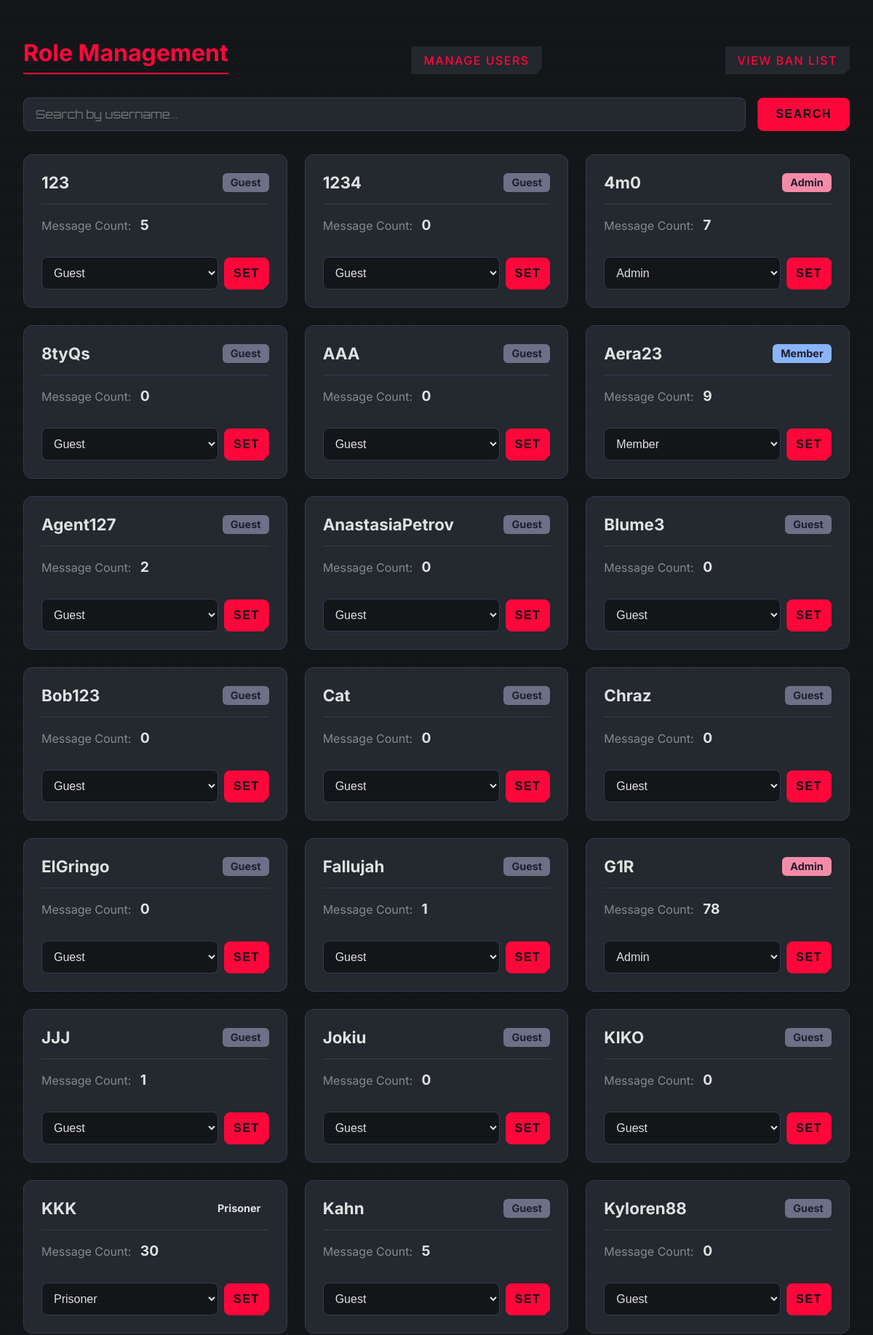
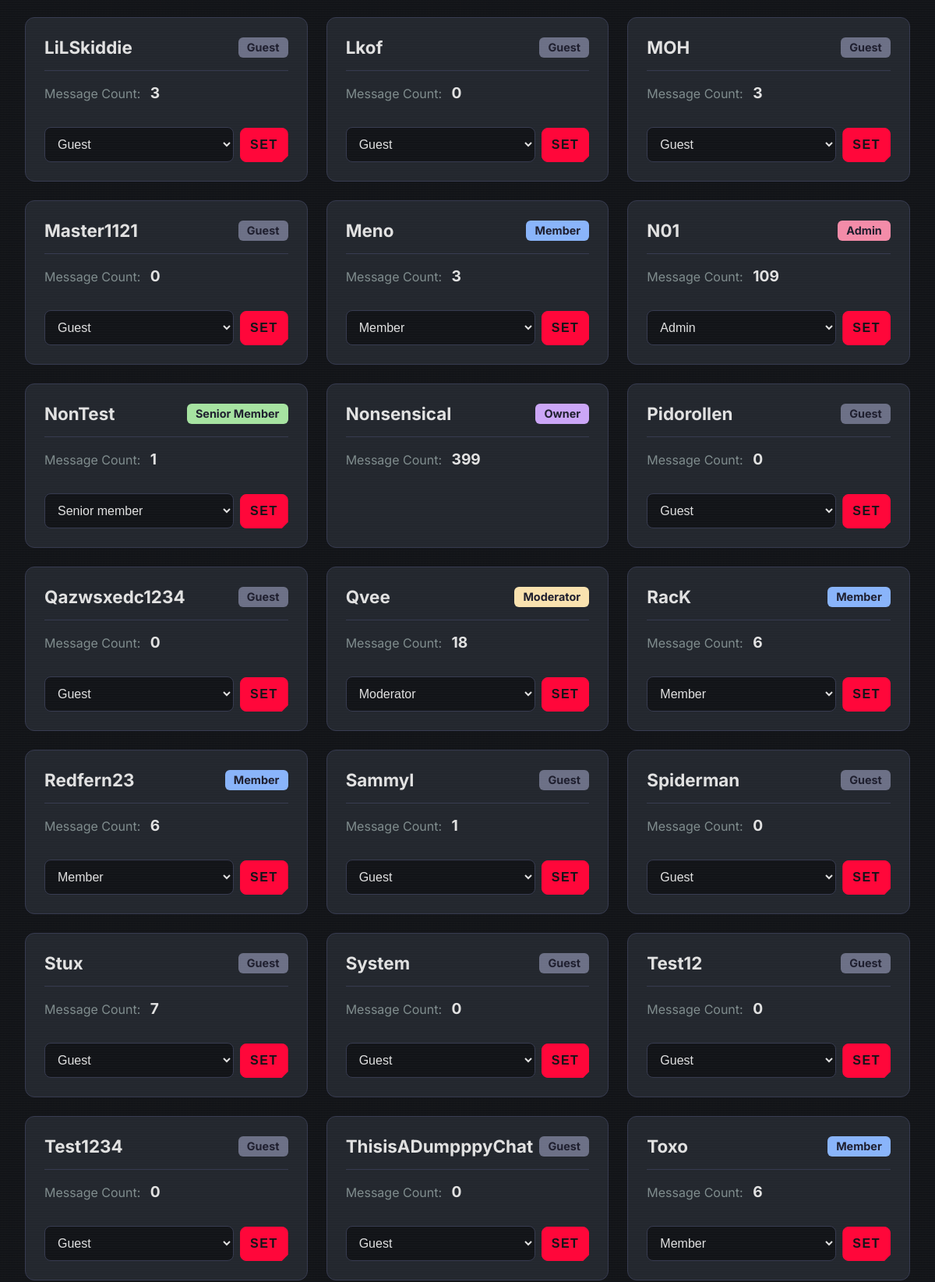
The page /roles.php (signed in, upper part) on the database its author committed (2 pictures, top to bottom).
### tables this page shows
CREATE TABLE users (
            id INTEGER PRIMARY KEY AUTOINCREMENT,
            username TEXT UNIQUE NOT NULL,
            password TEXT NOT NULL,
            role TEXT DEFAULT 'guest' NOT NULL,
            message_count INTEGER DEFAULT 0 NOT NULL,
            chat_color TEXT DEFAULT '#bb86fc' NOT NULL,
            refresh_interval INTEGER DEFAULT 5 NOT NULL,
            theme TEXT DEFAULT 'default' NOT NULL,
            bio TEXT,
            created_at DATETIME DEFAULT CURRENT_TIMESTAMP,
            last_activity DATETIME DEFAULT CURRENT_TIMESTAMP
        , show_online_users TINYINT(1) DEFAULT 0, show_settings TINYINT(1) DEFAULT 0);

### roles.php (the view, shortened to what this page needs)
<?php
require_once 'config.php';
$current_user_id = $_SESSION['user_id'];
$current_user_role = $_SESSION['user_role'];
$search_term = trim($_GET['search'] ?? '');
$sql = "SELECT id, username, role, message_count FROM users WHERE username LIKE :search ORDER BY username ASC";
$users_stmt = $pdo->prepare($sql);
$users_stmt->execute([':search' => '%' . $search_term . '%']);
$users = $users_stmt->fetchAll(PDO::FETCH_ASSOC);
$theme_stmt = $pdo->prepare("SELECT theme FROM users WHERE id = ?");
$theme_stmt->execute([$current_user_id]);
$current_theme = $theme_stmt->fetchColumn();
?>
<!DOCTYPE html>
<html lang="en">
<head>
    <link rel="stylesheet" href="styles.css">
    <?php if ($current_theme && $current_theme !== 'default'): ?>
        <link rel="stylesheet" href="data/themes/<?= htmlspecialchars($current_theme) ?>.css">
    <?php endif; ?>
</head>
<body>
    <div class="container">
        <div class="header-bar">
            <h1>Role Management</h1>
            <?php if (ROLES[$current_user_role] >= ROLES['admin']): ?>
                <a href="manage_users.php" class="button">Manage Users</a>
                <a href="banned.php" class="button">View Ban List</a>
            <?php endif; ?>
        </div>
        <form method="GET" action="roles.php" class="search-form">
            <input type="text" name="search" placeholder="Search by username..." value="<?= htmlspecialchars($search_term) ?>" autocomplete="off">
            <button type="submit">Search</button>
        </form>
        <div class="user-grid">
            <?php foreach ($users as $user): ?>
                <div class="user-card">
                    <div class="card-header">
                        <h3><?= htmlspecialchars($user['username']) ?></h3>
                        <span class="role-badge role-<?= str_replace(' ', '_', $user['role']) ?>"><?= htmlspecialchars(ucfirst(str_replace('_', ' ', $user['role']))) ?></span>
                    </div>
                    <div class="card-body">
                        <p>Message Count: <strong><?= htmlspecialchars($user['message_count']) ?></strong></p>
                    </div>
                    <div class="card-footer">
                        <?php
                        $target_role = $user['role'];
                        $can_manage_role = (ROLES[$current_user_role] > ROLES[$target_role]) && ($target_role !== 'owner');
                        if ($user['id'] == $current_user_id) $can_manage_role = false;
                        ?>
                        <?php if ($can_manage_role): ?>
                            <form method="POST" class="action-form">
                                <select name="new_role">
                                    <?php foreach (ROLES as $role_name => $role_level):
                                        $can_assign = false;
                                        if ($current_user_role === 'owner' && $role_name !== 'owner') $can_assign = true;
                                        if (!$can_assign) continue;
                                    ?>
                                        <option value="<?= $role_name ?>" <?= $user['role'] === $role_name ? 'selected' : '' ?>>
                                            <?= ucfirst(str_replace('_', ' ', $role_name)) ?>
                                        </option>
                                    <?php endforeach; ?>
                                </select>
                                <button type="submit" name="change_role">Set</button>
                            </form>
                        <?php endif; ?>
                    </div>
                </div>
            <?php endforeach; ?>
        </div>
    </div>
</body>
</html>

### styles.css (style rules this page uses)
:root { --background: #1e1e2e; --surface: #27293d; --text: #cdd6f4; --primary: #8c78e9; --subtle-text: #89b4fa; --error: #f38ba8; --error-bg: rgba(243, 139, 168, 0.1); }
* { box-sizing: border-box; }
body { font-family: 'Inter', 'Segoe UI', sans-serif; background-color: var(--background); color: var(--text); margin: 0; padding: 0; overflow: hidden; }
.button { color: var(--text); text-decoration: none; font-weight: 500; padding: 8px 16px; border-radius: 8px; transition: all 0.2s ease; background-color: rgba(255, 255, 255, 0.05); border: 1px solid rgba(255, 255, 255, 0.1); cursor: pointer; display: inline-flex; align-items: center; justify-content: center; white-space: nowrap; box-shadow: 0 1px 3px rgba(0,0,0,0.1); }

### data/themes/metal.css (style rules this page uses)
:root { --background: #121418; --surface: #23272e; --primary: #ff073a; --secondary: #00e5ff; --text: #e1e1e1; --subtle-text: #7f8c8d; --error: #ff4757; --font-family: 'Orbitron', sans-serif; }
body { font-family: var(--font-family); background-color: var(--background); position: relative; animation: flicker 0.2s infinite; }
body::before { content: ""; position: absolute; top: 0; left: 0; width: 100%; height: 100%; background-image: linear-gradient(to bottom, rgba(255,255,255,0.03) 1px, transparent 1px); background-size: 100% 3px; animation: scanline 15s linear infinite; pointer-events: none; opacity: 0.5; }
h1, h2 { animation: pulse-red 3s infinite; }
.button, button { background-color: var(--surface); color: var(--primary); border: 1px solid var(--surface); text-transform: uppercase; letter-spacing: 1.5px; transition: all 0.2s ease; border-radius: 0; clip-path: polygon(0 0, 100% 0, 100% calc(100% - 8px), calc(100% - 8px) 100%, 0 100%); }
input[type="text"], input[type="password"], textarea { font-family: var(--font-family); background-color: var(--background); border: 1px solid var(--surface); color: var(--text); caret-color: var(--primary); border-radius: 0; }

### rows shown on the page
users: username "123", role "Guest", message_count "5", new_role "Guest"
users: username "1234", role "Guest", message_count "0", new_role "Guest"
users: username "4m0", role "Admin", message_count "7", new_role "Admin"
users: username "8tyQs", role "Guest", message_count "0", new_role "Guest"
users: username "AAA", role "Guest", message_count "0", new_role "Guest"
users: username "Aera23", role "Member", message_count "9", new_role "Member"
users: username "Agent127", role "Guest", message_count "2", new_role "Guest"
users: username "AnastasiaPetrov", role "Guest", message_count "0", new_role "Guest"
users: username "Blume3", role "Guest", message_count "0", new_role "Guest"
users: username "Bob123", role "Guest", message_count "0", new_role "Guest"
users: username "Cat", role "Guest", message_count "0", new_role "Guest"
users: username "Chraz", role "Guest", message_count "0", new_role "Guest"
users: username "ElGringo", role "Guest", message_count "0", new_role "Guest"
users: username "Fallujah", role "Guest", message_count "1", new_role "Guest"
users: username "G1R", role "Admin", message_count "78", new_role "Admin"
users: username "JJJ", role "Guest", message_count "1", new_role "Guest"
users: username "Jokiu", role "Guest", message_count "0", new_role "Guest"
users: username "KIKO", role "Guest", message_count "0", new_role "Guest"
users: username "KKK", role "Prisoner", message_count "30", new_role "Prisoner"
users: username "Kahn", role "Guest", message_count "5", new_role "Guest"
users: username "Kyloren88", role "Guest", message_count "0", new_role "Guest"
users: username "LiLSkiddie", role "Guest", message_count "3", new_role "Guest"
users: username "Lkof", role "Guest", message_count "0", new_role "Guest"
users: username "MOH", role "Guest", message_count "3", new_role "Guest"
users: username "Master1121", role "Guest", message_count "0", new_role "Guest"
users: username "Meno", role "Member", message_count "3", new_role "Member"
users: username "N01", role "Admin", message_count "109", new_role "Admin"
users: username "NonTest", role "Senior Member", message_count "1", new_role "Senior member"
users: username "Nonsensical", role "Owner", message_count "399"
users: username "Pidorollen", role "Guest", message_count "0", new_role "Guest"
users: username "Qazwsxedc1234", role "Guest", message_count "0", new_role "Guest"
users: username "Qvee", role "Moderator", message_count "18", new_role "Moderator"
users: username "RacK", role "Member", message_count "6", new_role "Member"
users: username "Redfern23", role "Member", message_count "6", new_role "Member"
users: username "Sammyl", role "Guest", message_count "1", new_role "Guest"
users: username "Spiderman", role "Guest", message_count "0", new_role "Guest"
users: username "Stux", role "Guest", message_count "7", new_role "Guest"
users: username "System", role "Guest", message_count "0", new_role "Guest"
users: username "Test12", role "Guest", message_count "0", new_role "Guest"
users: username "Test1234", role "Guest", message_count "0", new_role "Guest"
users: username "ThisisADumpppyChat", role "Guest", message_count "0", new_role "Guest"
users: username "Toxo", role "Member", message_count "6", new_role "Member"
